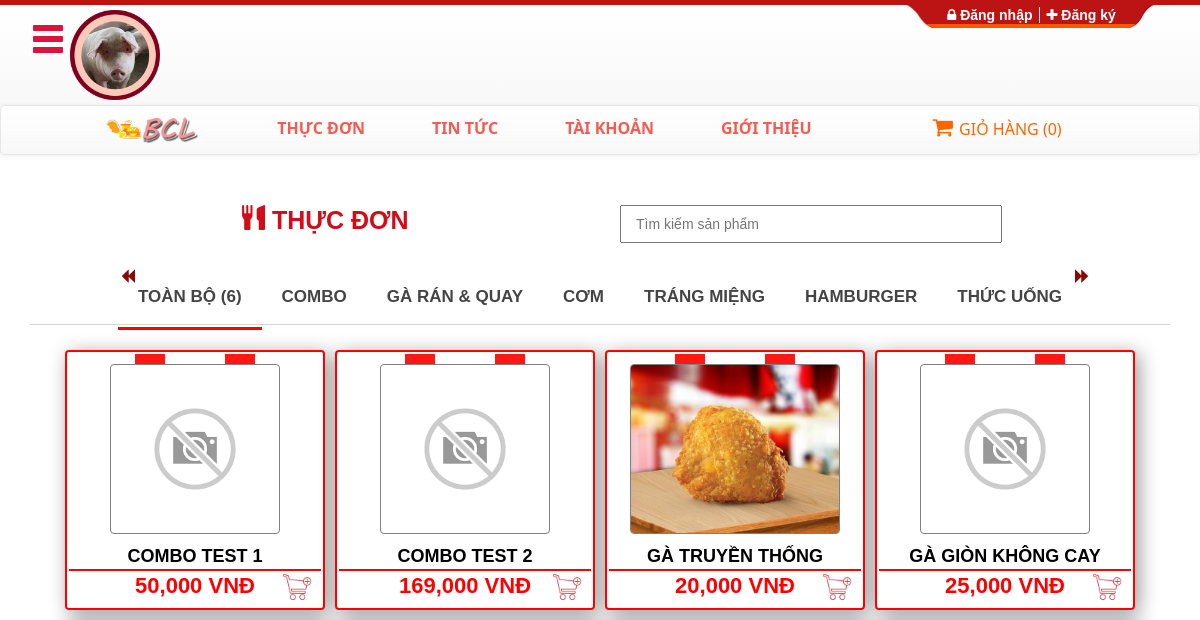
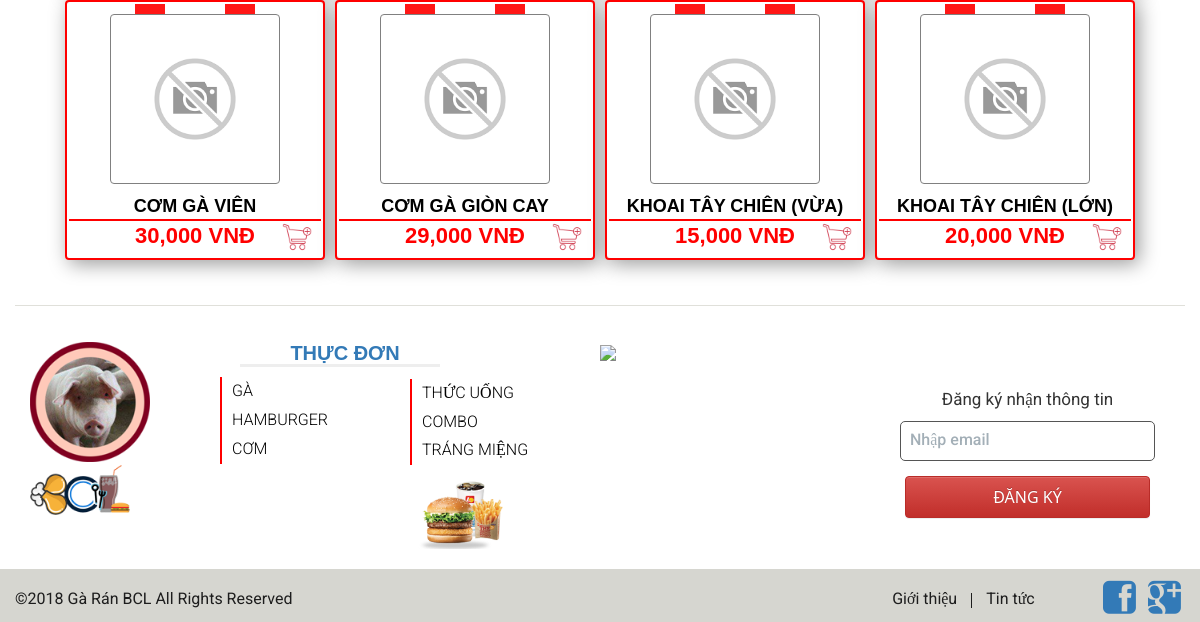
/thuc-don.php, run on an earlier commit of the app's database (2 pictures, top to bottom).
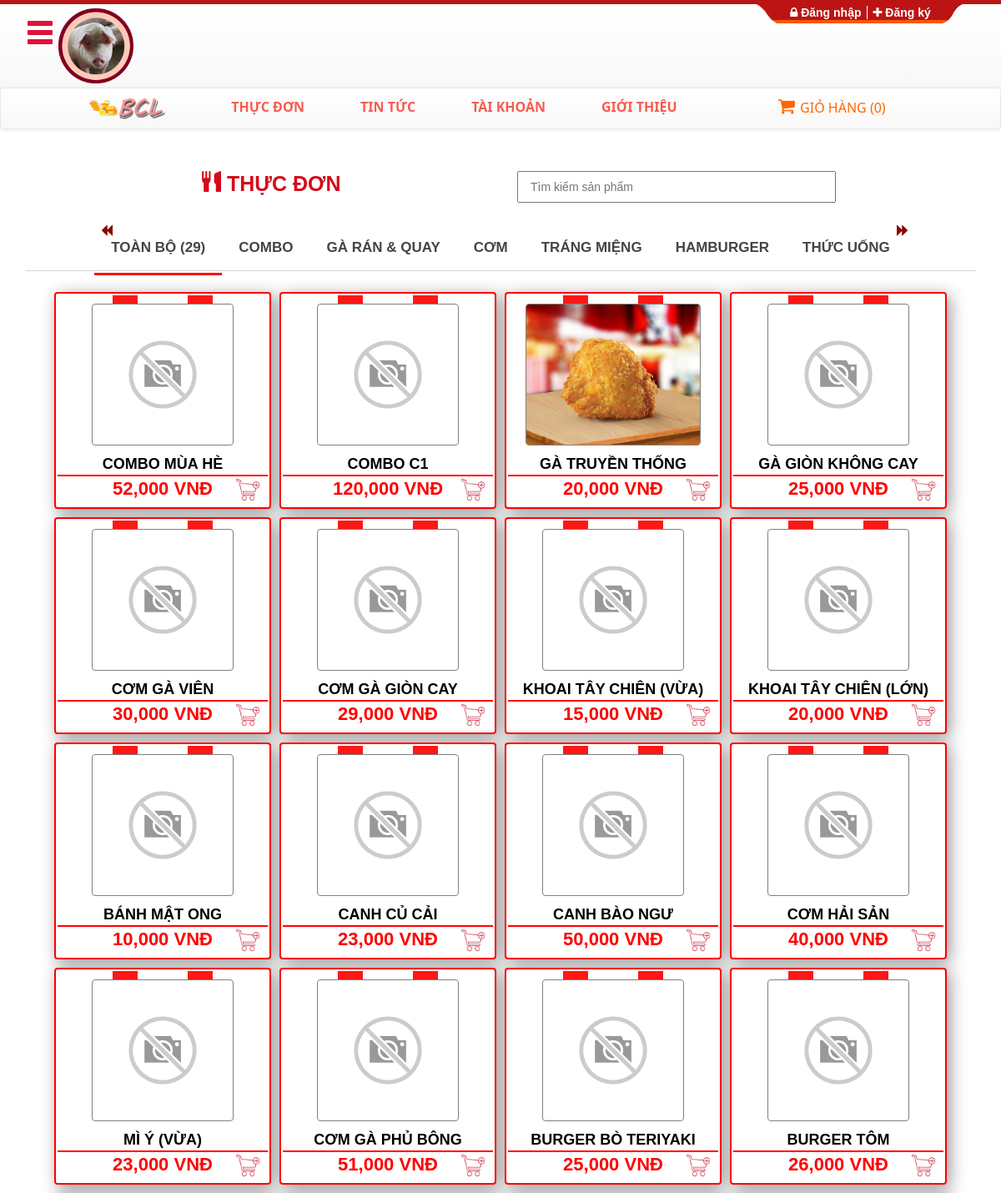
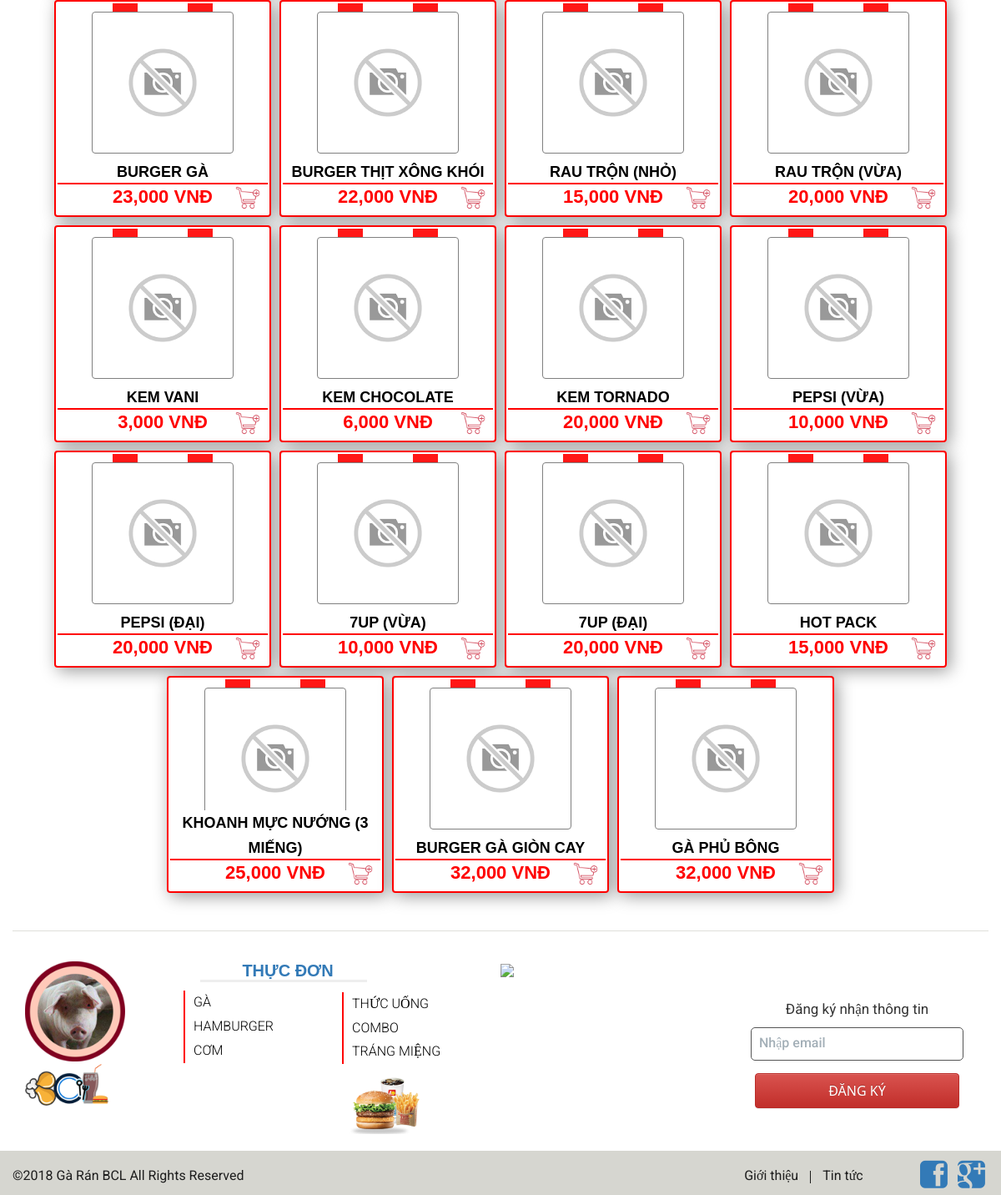
And on a later commit of the database (2 pictures, top to bottom).
### tables this page shows
CREATE TABLE `item_category` (
  `ITEM_CATEGORYID` int(11) NOT NULL COMMENT 'Mã danh mục',
  `ITEM_CATEGORYNAME` varchar(30) NOT NULL COMMENT 'Tên danh mục',
  `ITEM_CATEGORYIMGNAME` text NOT NULL COMMENT 'Tên hình ảnh hiển thị',
  `ITEM_CATEGORYALIAS` varchar(20) NOT NULL COMMENT 'Id gọi tắt'
);

CREATE TABLE `combo` (
  `COMBOID` int(11) NOT NULL COMMENT 'Mã Combo',
  `COMBONAME` varchar(30) NOT NULL COMMENT 'Tên Combo',
  `COMBOPRICE` decimal(13,2) NOT NULL COMMENT 'Giá Combo',
  `COMBOSTATUS` int(1) NOT NULL DEFAULT '1' COMMENT '1 - Đang bán, 0 - Ngừng bán',
  `COMBOIMGURL` text NOT NULL COMMENT 'Đường dẫn hình ảnh'
);

CREATE TABLE `item` (
  `ITEMID` int(11) NOT NULL COMMENT 'Mã món',
  `ITEMNAME` varchar(30) NOT NULL COMMENT 'Tên món',
  `ITEMPRICE` decimal(13,2) NOT NULL COMMENT 'Giá',
  `ITEM_TYPEID` int(11) NOT NULL COMMENT 'Mã loại',
  `ITEMSTOCK` int(11) NOT NULL COMMENT 'Số lượng tồn',
  `ITEMSTATUS` int(1) NOT NULL DEFAULT '1' COMMENT '1 - Đang bán, 0 - Ngừng bán',
  `ITEMIMGURL` text NOT NULL COMMENT 'Đường dẫn hình ảnh',
  `ITEMISNEW` int(1) NOT NULL DEFAULT '1' COMMENT 'Nếu mới bán: 1, còn lại: 0'
);

### includes/functions.php (called while the page is built, shortened)
<?php
function remove_bracket($str){
  return str_replace('"', '', $str);
}
function vars_to_para($vars){
  if(strpos($vars,',') != false)
  {
    $str = "";
    $arr = explode(',',$vars);
    $length = count($arr);
    for($i = 0; $i < $length - 1; $i++){
      $str .= "\"".remove_bracket($arr[$i])."\",";
    }
    $str.= "\"".end($arr)."\"";
    return $str;
  }
  else
    return "\"".remove_bracket($vars)."\"";
}
function sp_call($conn, $name){
  $query = "CALL ".$name."();";
  $stmt = $conn->query($query);
  $result[] = $stmt->fetch();
  while($row = $stmt->fetch()) {
      $result[] = $row;
  }
  return $result;
}
function sp_call_vars($conn, $name, $vars){
  $query = "CALL ".$name."(".vars_to_para($vars).");";
  $stmt = $conn->query($query);
  $result[] = $stmt->fetch();
  while($row = $stmt->fetch()) {
      $result[] = $row;
  }
  return $result;
}
function item_category_list($conn){
  return sp_call($conn, "SP_GET_ALL_ITEM_CAT");
}
function all_item($conn){
  return sp_call($conn, "SP_GET_ALL_ITEMS");
}
function combo_list($conn){
  return sp_call($conn, "SP_GET_ALL_COMBOS");
}
function combo_details($conn, $comboid){
  return sp_call_vars($conn, "SP_GET_COMBO_DETAILS",$comboid);
}
?>

### thuc-don.php (the view, shortened to what the rows shown need)
<head>
</head>
<?php include_once("header.php");?>
<?php $tabs_name = item_category_list($conn); ?>
<div class="container container-sect menu-sect col-xs-12 col-lg-12" id="menu-sect">
<div class="row sect-title">
  <div class="col-xs-10 col-sm-4 col-md-4 col-lg-4">
    <h2><i class="glyphicon glyphicon-cutlery"></i> THỰC ĐƠN</h2>
  </div>
</div>
<div class="thucdon-tabs sect-content">
<div class="container">
    <div class="row">
        <div class="col-xs-12">
            <div class="tab" role="tabpanel" id="show_menu">
                <div class="row">
                <div class="hidden-xs hidden-sm hidden-md col-lg-12">
                <ul class="nav nav-tabs nav-tabs-item-cat" role="tablist">
                  <li role='presentation'><a href='#Section0' role='tab' data-toggle='tab'>Toàn bộ (<?php echo count(all_item($conn)); ?>) </a></li>
                  <?php
                  $create_tab_content = "";
                  $tabs_num = count($tabs_name);
                  for($i = 0; $i < $tabs_num; $i++){
                    $create_tab_content .= "<li role='presentation'";
                    $create_tab_content.= "><a href='#Section".($tabs_name[$i][0]+1)."' role='tab' data-toggle='tab'>";
                    $create_tab_content .= $tabs_name[$i][1];
                    $create_tab_content .= "</a></li>";
                  }
                  echo $create_tab_content;
                  ?>
                  </ul>
                </div>
              </div>
                        <a href='#Section0' role='tab' data-toggle='tab'>Toàn bộ (<?php echo count(all_item($conn)); ?>) </a>
                <div class="tab-content tabs menu-content">
                  <?php
                  $create_tab_content = "";
                    $create_tab_content .= "<div role='tabpanel' class='tab-pane fade in' id='Section0'>";
                    $list = combo_list($conn);
                    if(isEmpty($list)) $num = 0;
                    else $num = count($list);
                    for($j = 0; $j < $num; $j++){
                      $create_tab_content .= "<div class='item-card inline-block'><div class='front-facing'>";
                      $create_tab_content .= "<img src='./images/items/".($list[$j]['DuongDan'])."' onerror='this.src=\"../images/not-found.png\"' class='disp img-responsive'>";
                      $create_tab_content .= "<p class='title'>".($list[$j]['Ten'])."</p><p class='price'>".number_format($list[$j]['Gia'], 0)." VNĐ"."</p>";
                      if(!empty($_SESSION['current'])){
                        $create_tab_content .= "<img onclick='likecombo(".$current_user->getID().",".($list[$j]['Ma']).")' src='./images/";
                        if(check_exists($current_user->getComboLiked(), $list[$j]['Ma']))
                          $create_tab_content .= "btn-liked.png";
                        else
                          $create_tab_content .= "btn-like.png";
                        $create_tab_content .= "' class='btn-like img-responsive' id='combo".($list[$j]['Ma'])."'>";
                        $create_tab_content .= "<img onclick='addCombotoCart(".$current_user->getCart().",".($list[$j]['Ma']).")' src='./images/add-to-cart-48.png' class='btn-add-cart img-responsive'>";
                      }
                      else
                       $create_tab_content .= "<a href='#popup-login' data-toggle='modal'><img src='./images/add-to-cart-48.png' class='btn-add-cart img-responsive'></a>";
                      $create_tab_content .= "</div>";
                      $create_tab_content .= "<div class='back-facing'>";
                      $create_tab_content .= "<p class='title'>".($list[$j]['Ten'])."</p><p class='price'>".number_format($list[$j]['Gia'], 0)." VNĐ"."</p>";
                      if(!empty($_SESSION['current'])){
                        $create_tab_content .= "<img onclick='likecombo(".$current_user->getID().",".($list[$j]['Ma']).")' src='./images/";
                        if(check_exists($current_user->getComboLiked(), $list[$j]['Ma']))
                          $create_tab_content .= "btn-liked.png";
                        else
                          $create_tab_content .= "btn-like.png";
                        $create_tab_content .= "' class='btn-like img-responsive' id='combo".($list[$j]['Ma'])."-2'>";
                        $create_tab_content .= "<img onclick='addCombotoCart(".$current_user->getCart().",".($list[$j]['Ma']).")' src='./images/add-to-cart-48.png' class='btn-add-cart img-responsive'>";
                      }
                      else
                       $create_tab_content .= "<a href='#popup-login' data-toggle='modal'><img src='./images/add-to-cart-48.png' class='btn-add-cart img-responsive'></a>";
                      $details = combo_details($conn, $list[$j]['Ma']);
                      if(isEmpty($details)) $lines = 0;
                      else $lines = count($details);
                     $create_tab_content .= "<div class='details'>";
                      for($k = 0; $k < $lines; $k++){
                      $create_tab_content .= "<p data-toggle='tooltip' title='Giá gốc: ".number_format($details[$k]['Gia'], 0)." VNĐ'>► ".($details[$k]['SoLuong'])." ".($details[$k]['DonVi'])." ".($details[$k]['Ten'])."</p>";
                       }
                    $create_tab_content .= "</div>";
                    $create_tab_content .= "</div></div>";
                    }
                    $list = all_item($conn);
                    if(isEmpty($list)) $num = 0;
                    else $num = count($list);
                    for($j = 0; $j < $num; $j++){
                      $create_tab_content .= "<div class='item-card inline-block'><div class='front-facing'>";
                      $create_tab_content .= "<img src='./images/items/".($list[$j]['DuongDan'])."' onerror='this.src=\"../images/not-found.png\"' class='disp img-responsive'>";
                      $create_tab_content .= "<p class='title'>".($list[$j]['Ten'])."</p><p class='price'>".number_format($list[$j]['Gia'], 0)." VNĐ"."</p>";
                      if(!empty($_SESSION['current'])){
                        $create_tab_content .= "<img onclick='likeitem(".$current_user->getID().",".($list[$j]['Ma']).")' src='./images/";
                        if(check_exists($current_user->getLiked(), $list[$j]['Ma']))
                          $create_tab_content .= "btn-liked.png";
                        else
                          $create_tab_content .= "btn-like.png";
                        $create_tab_content .= "' class='btn-like img-responsive' id='item".($list[$j]['Ma'])."'>";
                        $create_tab_content .= "<img onclick='addItemtoCart(".$current_user->getCart().",".($list[$j]['Ma']).")' src='./images/add-to-cart-48.png' class='btn-add-cart img-responsive'>";
                      }
                      else
                       $create_tab_content .= "<a href='#popup-login' data-toggle='modal'><img src='./images/add-to-cart-48.png' class='btn-add-cart img-responsive'></a>";
                      $create_tab_content .= "</div>";
                      $create_tab_content .= "<div class='back-facing'>";
                      $create_tab_content .= "<p class='title'>".($list[$j]['Ten'])."</p><p class='price'>".number_format($list[$j]['Gia'], 0)." VNĐ"."</p>";
                      if(!empty($_SESSION['current'])){
                        $create_tab_content .= "<img onclick='likeitem(".$current_user->getID().",".($list[$j]['Ma']).")' src='./images/";
                        if(check_exists($current_user->getLiked(), $list[$j]['Ma']))
                          $create_tab_content .= "btn-liked.png";
                        else
                          $create_tab_content .= "btn-like.png";
                        $create_tab_content .= "' class='btn-like img-responsive' id='item".($list[$j]['Ma'])."-2'>";
                        $create_tab_content .= "<img onclick='addItemtoCart(".$current_user->getCart().",".($list[$j]['Ma']).")' src='./images/add-to-cart-48.png' class='btn-add-cart img-responsive'>";
                      }
                      else
                       $create_tab_content .= "<a href='#popup-login' data-toggle='modal'><img src='./images/add-to-cart-48.png' class='btn-add-cart img-responsive'></a>";
                      $create_tab_content .= "<div class='details'><p>► ".($list[$j]['Ten'])."</p></div>";
                      $create_tab_content .= "</div></div>";
                    }
                    $create_tab_content .= "</div>";
                  echo $create_tab_content;
                  ?>
                </div>
            </div>
        </div>
    </div>
</div>
</div>
</div>
<?php include_once("footer.php");?>

What changed in the data, as far as the page shows it:
no longer on this page (row edited): combo: COMBONAME "COMBO TEST 1", COMBOPRICE "50,000"
no longer on this page (row edited): combo: COMBONAME "COMBO TEST 2", COMBOPRICE "169,000"
added combo: COMBONAME "COMBO MÙA HÈ", COMBOPRICE "52,000"
added combo: COMBONAME "COMBO C1", COMBOPRICE "120,000"
added item: ITEMNAME "BÁNH MẬT ONG", ITEMPRICE "10,000"
added item: ITEMNAME "CANH CỦ CẢI", ITEMPRICE "23,000"
added item: ITEMNAME "CANH BÀO NGƯ", ITEMPRICE "50,000"
added item: ITEMNAME "CƠM HẢI SẢN", ITEMPRICE "40,000"
added item: ITEMNAME "MÌ Ý (VỪA)", ITEMPRICE "23,000"
added item: ITEMNAME "CƠM GÀ PHỦ BÔNG", ITEMPRICE "51,000"
added item: ITEMNAME "BURGER BÒ TERIYAKI", ITEMPRICE "25,000"
added item: ITEMNAME "BURGER TÔM", ITEMPRICE "26,000"
added item: ITEMNAME "BURGER GÀ", ITEMPRICE "23,000"
added item: ITEMNAME "BURGER THỊT XÔNG KHÓI", ITEMPRICE "22,000"
added item: ITEMNAME "RAU TRỘN (NHỎ)", ITEMPRICE "15,000"
added item: ITEMNAME "RAU TRỘN (VỪA)", ITEMPRICE "20,000"
added item: ITEMNAME "KEM VANI", ITEMPRICE "3,000"
added item: ITEMNAME "KEM CHOCOLATE", ITEMPRICE "6,000"
added item: ITEMNAME "KEM TORNADO", ITEMPRICE "20,000"
added item: ITEMNAME "PEPSI (VỪA)", ITEMPRICE "10,000"
added item: ITEMNAME "PEPSI (ĐẠI)", ITEMPRICE "20,000"
added item: ITEMNAME "7UP (VỪA)", ITEMPRICE "10,000"
added item: ITEMNAME "7UP (ĐẠI)", ITEMPRICE "20,000"
added item: ITEMNAME "HOT PACK", ITEMPRICE "15,000"
added item: ITEMNAME "KHOANH MỰC NƯỚNG (3 MIẾNG)", ITEMPRICE "25,000"
added item: ITEMNAME "BURGER GÀ GIÒN CAY", ITEMPRICE "32,000"
added item: ITEMNAME "GÀ PHỦ BÔNG", ITEMPRICE "32,000"
Also different on the page:
count(all_item($conn)): "6" → "29"
